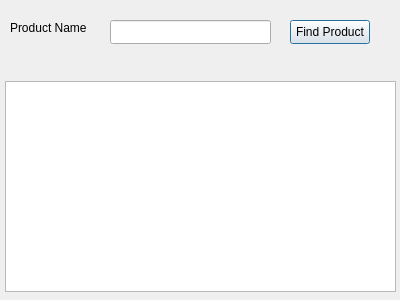
<?xml version="1.0" encoding="UTF-8"?>
<ui version="4.0">
 <class>FindProduct</class>
 <widget class="QDialog" name="FindProduct">
  <property name="geometry">
   <rect>
    <x>0</x>
    <y>0</y>
    <width>400</width>
    <height>300</height>
   </rect>
  </property>
  <property name="maximumSize">
   <size>
    <width>400</width>
    <height>300</height>
   </size>
  </property>
  <property name="windowTitle">
   <string>Find Product</string>
  </property>
  <widget class="QLabel" name="label">
   <property name="geometry">
    <rect>
     <x>10</x>
     <y>20</y>
     <width>81</width>
     <height>16</height>
    </rect>
   </property>
   <property name="text">
    <string>Product Name</string>
   </property>
  </widget>
  <widget class="QLineEdit" name="txtProductName">
   <property name="geometry">
    <rect>
     <x>110</x>
     <y>20</y>
     <width>161</width>
     <height>24</height>
    </rect>
   </property>
  </widget>
  <widget class="QPushButton" name="btnFindProduct">
   <property name="geometry">
    <rect>
     <x>290</x>
     <y>20</y>
     <width>80</width>
     <height>24</height>
    </rect>
   </property>
   <property name="text">
    <string>Find Product</string>
   </property>
  </widget>
  <widget class="QTableView" name="tableView">
   <property name="geometry">
    <rect>
     <x>5</x>
     <y>81</y>
     <width>391</width>
     <height>211</height>
    </rect>
   </property>
  </widget>
 </widget>
 <resources/>
 <connections/>
</ui>
